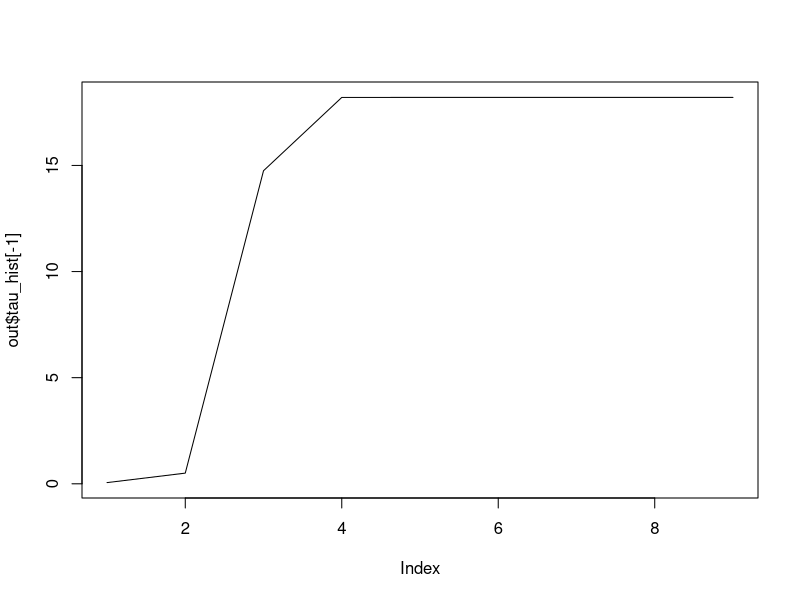
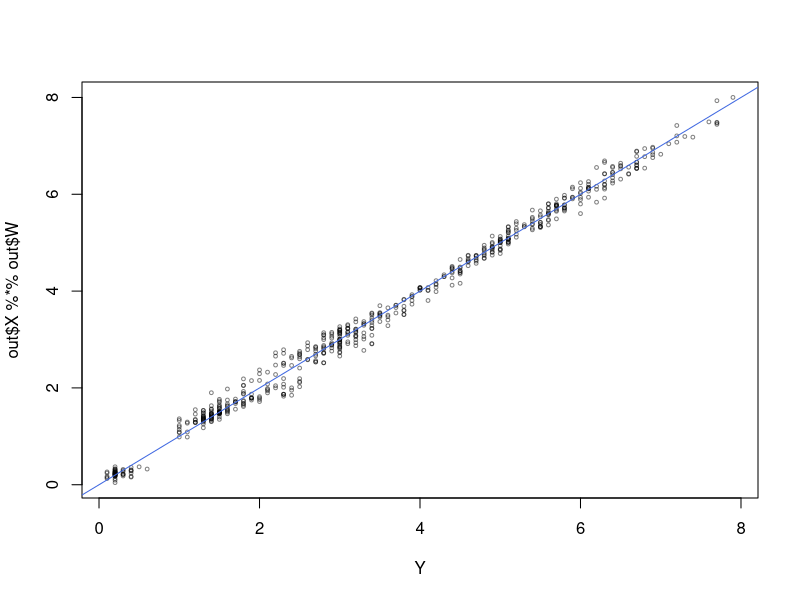
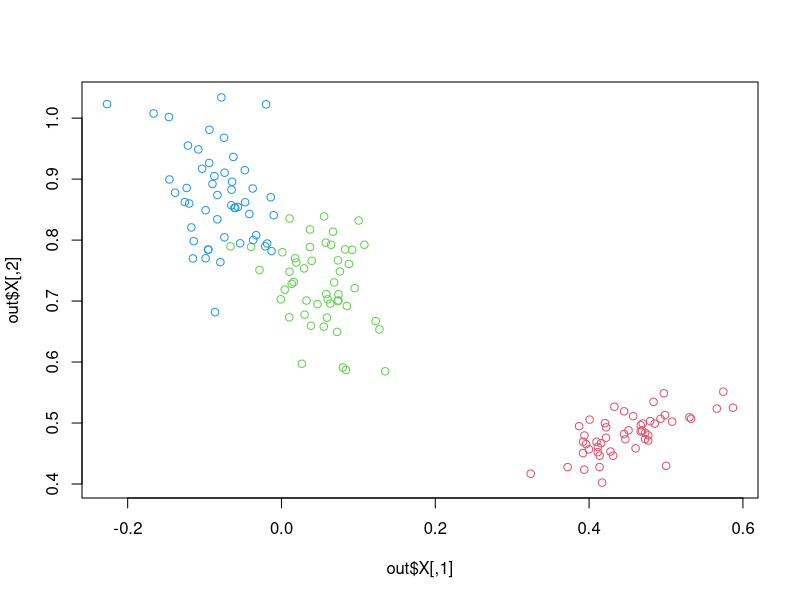

The R source for these figures, in order:
PCA_vb <-function(Y, L, iter=1000L, seed=1L){
  set.seed(seed)
  tau=1
  N <-nrow(Y)
  D <-ncol(Y)
  ND = N*D
  ahat = ND/2+1
  X <- matrix(rnorm(L*N),N,L)
  W <- matrix(rnorm(L*D),L,D)
  I_L <- diag(1, L)
  tau_hist <- numeric(iter)
  pb <- txtProgressBar(min = 1, max = iter, style = 3)
  for(i in 1:iter){
    Lam_w <- tau*t(X)%*%X+I_L
    W <- solve(Lam_w, tau*t(X)%*%Y)
    Lam_x <- tau*W%*%t(W)+I_L
    X <- t(solve(Lam_x, tau*W%*%t(Y)))
    SE=sum( (Y-X%*%W)^2 )
    tau = ahat/(SE+1)
    tau_hist[i] <- tau
    setTxtProgressBar(pb, i)
  }
  list(W=W, X=X, tau=tau, tau_hist=tau_hist)
}

Y <- as.matrix(iris[,-5])
out <- PCA_vb(Y, 2, 10)
1/out$tau
plot(out$tau_hist[-1], type = "l")

(mean(c(Y-out$X%*%out$W)^2))

plot(Y, out$X%*%out$W, cex=0.5, col=rgb(0,0,0,0.5))
abline(0,1,col="royalblue")
plot(out$X, col=as.integer(iris$Species)+1)

####
library(Matrix)
Y = as(Y, "TsparseMatrix")
L=2
PCA_vb <-function(Y, L, iter=1000L, seed=1L){
  set.seed(seed)
  tau=1
  N <-nrow(Y)
  D <-ncol(Y)
  ND = N*D
  ahat = ND/2+1
  V1 <- matrix(rnorm(L*N),N,L)
  V2 <- matrix(rnorm(L*D),D,L)
  I_L <- diag(1, L)
  tau_hist <- numeric(iter)
  pb <- txtProgressBar(min = 1, max = iter, style = 3)
  for(i in 1:iter){
    Lam_w <- tau*t(X)%*%X+I_L
    W <- solve(Lam_w, tau*t(X)%*%Y)
    Lam_x <- tau*W%*%t(W)+I_L
    X <- t(solve(Lam_x, tau*W%*%t(Y)))
    SE=sum( (Y-X%*%W)^2 )
    tau = ahat/(SE+1)
    tau_hist[i] <- tau
    setTxtProgressBar(pb, i)
  }
  list(W=W, X=X, tau=tau, tau_hist=tau_hist)
}